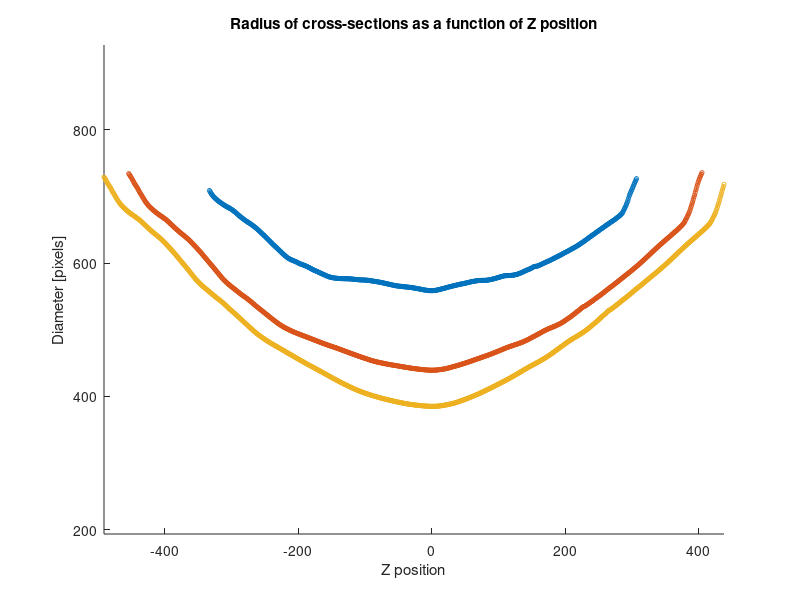
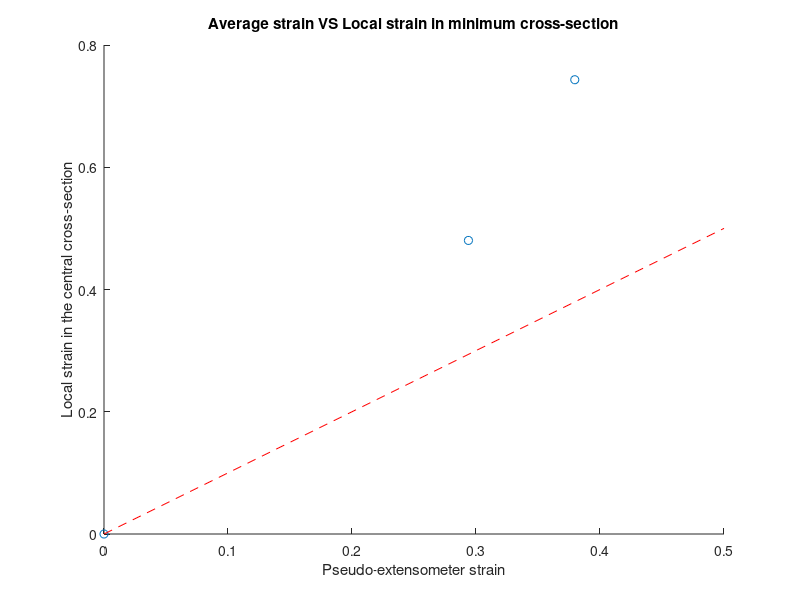
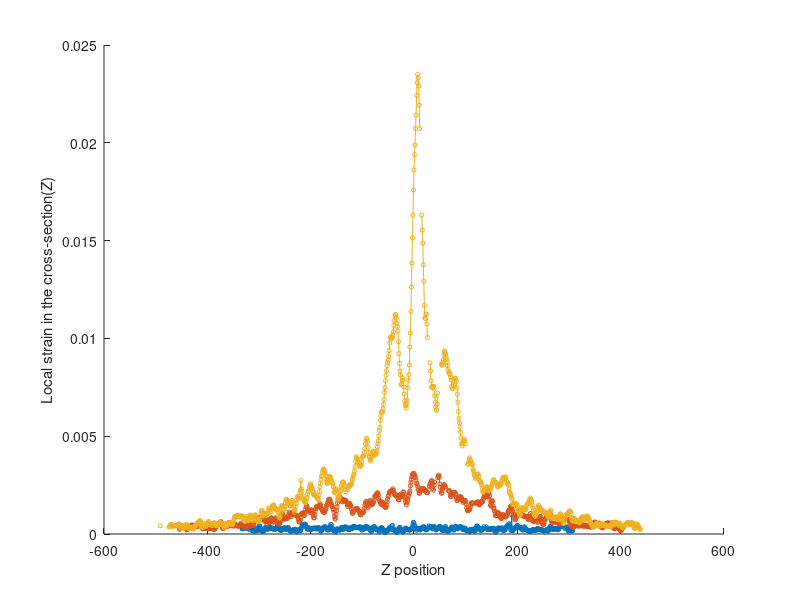
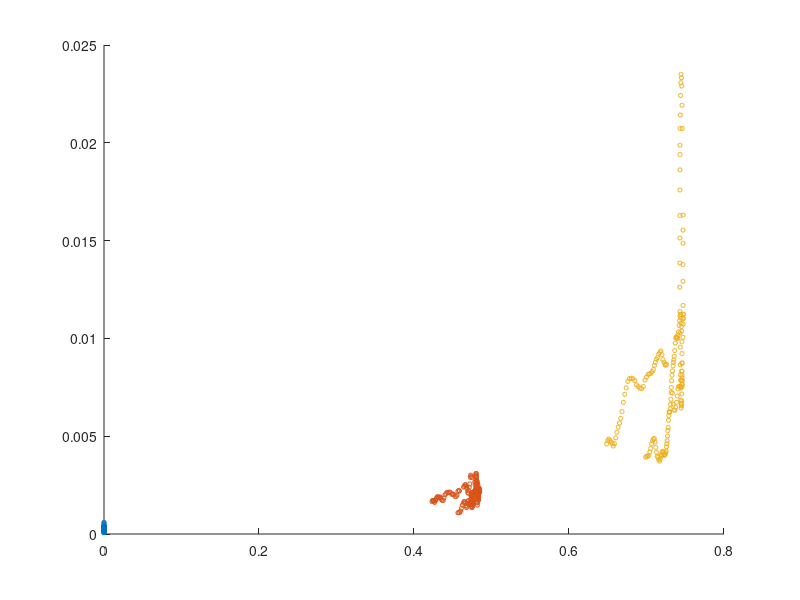

Here is the MATLAB script that generated these plots, in order: (Note: this script raises an error after producing the figures.)

close all
clear all 

load('External_NT4_L.mat');
load('Internal_NT4_L.mat');

% Evolution of diameter as a function of Z 

figure; hold on;
[Dmin0, ind_min0] = min(sqrt(ExternalNT4LStep01(:,2)/pi));
plot([1:length(ExternalNT4LStep01(:,2))]-ind_min0, sqrt(ExternalNT4LStep01(:,2)/pi), '-o', 'markersize', 3);
[Dmin1, ind_min1] = min(sqrt(ExternalNT4LStep06(:,2)/pi));
plot([1:length(ExternalNT4LStep06(:,2))]-ind_min1, sqrt(ExternalNT4LStep06(:,2)/pi), '-o', 'markersize', 3);
[Dmin2, ind_min2] = min(sqrt(ExternalNT4LStep13(:,2)/pi));
plot([1:length(ExternalNT4LStep13(:,2))]-ind_min2, sqrt(ExternalNT4LStep13(:,2)/pi), '-o', 'markersize', 3);
axis equal
title('Radius of cross-sections as a function of Z position')
xlabel('Z position')
ylabel('Diameter [pixels]')

% Compare strain over the whole FOV (i.e. pseudo-extensometer strain) with the local strain in the central cross-section 

figure; hold on;
Eps_average = log([641 860 937]/641); % directly given by the height of the CT volume
Eps_loc = 2*log(Dmin0./[Dmin0 Dmin1 Dmin2]);
plot(Eps_average, Eps_loc, 'o')
plot([0 0.5], [0 0.5], '--r')
title('Average strain VS Local strain in minimum cross-section')
xlabel('Pseudo-extensometer strain')
ylabel('Local strain in the central cross-section')
% 

% Plot the evolution of the local strain as a function of the Z position

figure; hold on;

Fv_0 = zeros(length(ExternalNT4LStep01(:,2)),1);
for z=1:length(ExternalNT4LStep01(:,2))
    Fv_0(z) = sum(InternalNT4LStep01(find(InternalNT4LStep01(:,4)==z),2))/ExternalNT4LStep01(z,2);
end
% Index of slices containing ring artefacts
ind_ring = [361:362 470:473 620:625]; Fv_0(ind_ring) = NaN; 
plot([1:length(ExternalNT4LStep01(:,2))]-ind_min0, Fv_0, '-o', 'markersize', 3);

Fv_1 = zeros(length(ExternalNT4LStep06(:,2)),1);
for z=1:length(ExternalNT4LStep06(:,2))
    Fv_1(z) = sum(InternalNT4LStep06(find(InternalNT4LStep06(:,4)==z),2))/ExternalNT4LStep06(z,2);
end
% Index of slices containing ring artefacts
ind_ring = [339:341 482:483 496:500 517:521 570:573]; Fv_1(ind_ring) = NaN; 
plot([1:length(ExternalNT4LStep06(:,2))]-ind_min1, Fv_1, '-o', 'markersize', 3);

Fv_2 = zeros(length(ExternalNT4LStep13(:,2)),1);
for z=1:length(ExternalNT4LStep13(:,2))
    Fv_2(z) = sum(InternalNT4LStep13(find(InternalNT4LStep13(:,4)==z),2))/ExternalNT4LStep13(z,2);
end
% Index of slices containing ring artefacts
ind_ring = [2:17 361:363 504:506 519:522 539:544 592:595]; Fv_2(ind_ring) = NaN; 
plot([1:length(ExternalNT4LStep13(:,2))]-ind_min2, Fv_2, '-o', 'markersize', 3);

xlabel('Z position')
ylabel('Local strain in the cross-section(Z)')
%

figure; hold on;
delta = 100;
plot(zeros(size(Fv_0((ind_min0-delta):(ind_min0+delta)))), Fv_0((ind_min0-delta):(ind_min0+delta)), 'o', 'markersize', 3);
EpsLoc_1 = 2*log(sqrt(ExternalNT4LStep01((ind_min0-delta):(ind_min0+delta),2)/pi)./sqrt(ExternalNT4LStep06((ind_min1-delta):(ind_min1+delta),2)/pi));
EpsLoc_2 = 2*log(sqrt(ExternalNT4LStep01((ind_min0-delta):(ind_min0+delta),2)/pi)./sqrt(ExternalNT4LStep13((ind_min2-delta):(ind_min2+delta),2)/pi));
plot(EpsLoc_1, Fv_1((ind_min1-delta):(ind_min1+delta)), 'o', 'markersize', 3);
plot(EpsLoc_2, Fv_2((ind_min2-delta):(ind_min2+delta)),'o', 'markersize', 3);
plot([0  mean(EpsLoc_1) mean(EpsLoc_2)], [nanmean(Fv_0((ind_min0-delta):(ind_min0+delta)))  nanmean(Fv_1((ind_min1-delta):(ind_min1+delta))) nanmean(Fv_2((ind_min2-delta):(ind_min2+delta)))], '-ok'); 
xlabel('\epsilon_{Loc}');
ylabel('Void area fraction in each slice (F_A)');
legend(sprintf('Scan 1: F_v = mean(F_A) = %f',nanmean(Fv_0((ind_min0-delta):(ind_min0+delta)))), sprintf('Scan 6: F_v = mean(F_A) = %f',nanmean(Fv_1((ind_min1-delta):(ind_min1+delta)))), sprintf('Scan 13: F_v = mean(F_A) = %f',nanmean(Fv_2((ind_min2-delta):(ind_min2+delta)))))
